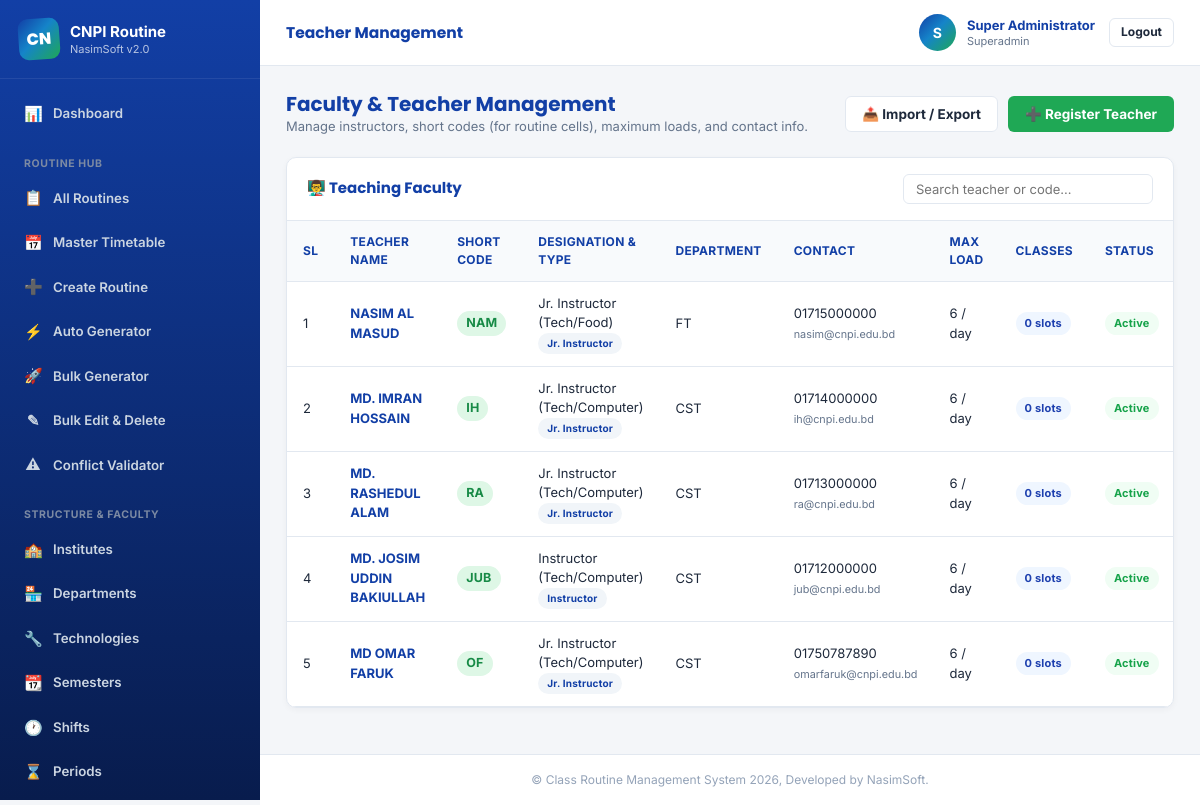
Screenshot of /admin/teachers.php (signed in) with the database file from the repository.
### tables this page shows
CREATE TABLE `teachers` (
    `id` INT AUTO_INCREMENT PRIMARY KEY,
    `name` VARCHAR(150) NOT NULL,
    `short_code` VARCHAR(30) NOT NULL UNIQUE,
    `designation` VARCHAR(100) NOT NULL,
    `department_id` INT NOT NULL,
    `phone` VARCHAR(50) NULL,
    `email` VARCHAR(120) NULL,
    `teacher_type` ENUM('Instructor', 'Jr. Instructor', 'Part-Time Teacher', 'Guest Teacher') NOT NULL DEFAULT 'Instructor',
    `max_daily_load` INT DEFAULT 6,
    `active` TINYINT(1) NOT NULL DEFAULT 1,
    `created_at` TIMESTAMP DEFAULT CURRENT_TIMESTAMP,
    `updated_at` TIMESTAMP DEFAULT CURRENT_TIMESTAMP ON UPDATE CURRENT_TIMESTAMP,
    FOREIGN KEY (`department_id`) REFERENCES `departments`(`id`) ON DELETE CASCADE,
    INDEX `idx_teacher_dept` (`department_id`),
    INDEX `idx_teacher_short` (`short_code`)
);

CREATE TABLE `departments` (
    `id` INT AUTO_INCREMENT PRIMARY KEY,
    `institute_id` INT NOT NULL,
    `name` VARCHAR(150) NOT NULL,
    `code` VARCHAR(30) NOT NULL,
    `active` TINYINT(1) NOT NULL DEFAULT 1,
    `created_at` TIMESTAMP DEFAULT CURRENT_TIMESTAMP,
    `updated_at` TIMESTAMP DEFAULT CURRENT_TIMESTAMP ON UPDATE CURRENT_TIMESTAMP,
    FOREIGN KEY (`institute_id`) REFERENCES `institutes`(`id`) ON DELETE CASCADE,
    INDEX `idx_dept_institute` (`institute_id`),
    INDEX `idx_dept_code` (`code`)
);

### admin/teachers.php (the view, shortened to what this page needs)
<?php
$db = Database::getInstance();
$teachers = $db->query("
    SELECT t.*, d.name as department_name, d.code as department_code,
           (SELECT COUNT(*) FROM group_subjects WHERE teacher_id = t.id) as assigned_subjects,
           (SELECT COUNT(*) FROM routines WHERE teacher_id = t.id) as scheduled_classes
    FROM teachers t
    LEFT JOIN departments d ON t.department_id = d.id
    ORDER BY t.id DESC
")->fetchAll();
require_once __DIR__ . '/../includes/header.php';
?>
<div style="display: flex; justify-content: space-between; align-items: center; margin-bottom: 20px;">
    <div>
        <h2 style="color: var(--navy-blue); font-size: 20px; font-weight: 700;">Faculty & Teacher Management</h2>
        <p style="color: var(--text-muted); font-size: 13px;">Manage instructors, short codes (for routine cells), maximum loads, and contact info.</p>
    </div>
    <div style="display: flex; gap: 10px;">
        <button class="btn btn-outline" onclick="App.openModal('csvModal')">&#128228; Import / Export</button>
        <button class="btn btn-accent" onclick="App.openModal('teacherModal')">&#10133; Register Teacher</button>
    </div>
</div>
<div class="card">
    <div class="card-header">
        <h3>&#128104;&#8205;&#127979; Teaching Faculty</h3>
        <input type="text" id="teacherSearch" class="form-control" placeholder="Search teacher or code..." style="max-width: 250px; padding: 6px 12px; font-size: 13px;">
    </div>
    <div class="card-body" style="padding: 0;">
        <div class="table-responsive">
            <table class="table" id="teacherTable">
                <thead>
                    <tr>
                        <th style="width: 50px;">SL</th>
                        <th>Teacher Name</th>
                        <th>Short Code</th>
                        <th>Designation & Type</th>
                        <th>Department</th>
                        <th>Contact</th>
                        <th>Max Load</th>
                        <th>Classes</th>
                        <th>Status</th>
                    </tr>
                </thead>
                <tbody>
                    <?php if (empty($teachers)): ?>
                        <tr>
                            <td colspan="10" style="text-align: center; padding: 25px; color: var(--text-muted);">No teachers registered yet.</td>
                        </tr>
                    <?php else: ?>
                        <?php foreach ($teachers as $idx => $t): ?>
                            <tr>
                                <td><?= $idx + 1 ?></td>
                                <td><strong style="color: var(--navy-blue);"><?= htmlspecialchars($t['name']) ?></strong></td>
                                <td><span class="badge badge-accent" style="font-size: 12.5px;"><?= htmlspecialchars($t['short_code']) ?></span></td>
                                <td>
                                    <div><?= htmlspecialchars($t['designation']) ?></div>
                                    <small class="badge badge-info" style="font-size: 10px;"><?= htmlspecialchars($t['teacher_type']) ?></small>
                                </td>
                                <td><?= htmlspecialchars($t['department_code'] ?? '') ?></td>
                                <td>
                                    <div><?= htmlspecialchars($t['phone'] ?: 'N/A') ?></div>
                                    <small style="color: var(--text-muted);"><?= htmlspecialchars($t['email'] ?: '') ?></small>
                                </td>
                                <td><?= $t['max_daily_load'] ?> / day</td>
                                <td><span class="badge badge-primary"><?= $t['scheduled_classes'] ?> slots</span></td>
                                <td>
                                    <span class="badge <?= $t['active'] ? 'badge-success' : 'badge-danger' ?>">
                                        <?= $t['active'] ? 'Active' : 'Inactive' ?>
                                    </span>
                                </td>
                            </tr>
                        <?php endforeach; ?>
                    <?php endif; ?>
                </tbody>
            </table>
        </div>
    </div>
</div>
<?php require_once __DIR__ . '/../includes/footer.php'; ?>

### assets/css/style.css (style rules this page uses)
:root { --navy: #123FA6; --navy-dark: #0A2A6E; --navy-soft: #1A50C9; --orange: #1FA855; --orange-dark: #178A46; --orange-light: #DEF7E6; --brand-gradient: linear-gradient(135deg, #123FA6 0%, #1584C9 45%, #1FA855 100%); --bg-light: #F4F6F9; --surface: #FFFFFF; --text-dark: #1E293B; --text-muted: #64748B; --text-faint: #94A3B8; --border-color: #E2E8F0; --success: #16A34A; --success-bg: #F0FDF4; --danger: #DC2626; --danger-bg: #FEF2F2; --warning: #D97706; --warning-bg: #FEF3C7; --info: #2563EB; --info-bg: #EFF6FF; --font-body: 'Inter', -apple-system, BlinkMacSystemFont, 'Segoe UI', Roboto, sans-serif; --font-heading: 'Poppins', var(--font-body); --font-print: 'Times New Roman', Georgia, 'Noto Serif', serif; --radius-sm: 6px; --radius: 10px; --radius-lg: 16px; --shadow-sm: 0 2px 6px rgba(15, 23, 42, 0.04); --shadow: 0 8px 24px rgba(15, 23, 42, 0.08); --shadow-lg: 0 20px 50px rgba(15, 23, 42, 0.18); --navy-blue: var(--navy); --dark-orange: var(--orange-dark); --accent: var(--orange); --border: var(--border-color); --light-gray: var(--bg-light); }
*, *::before, *::after { box-sizing: border-box; }
html { -webkit-text-size-adjust: 100%; }
body { margin: 0; font-family: var(--font-body); background: var(--bg-light); color: var(--text-dark); line-height: 1.5; -webkit-font-smoothing: antialiased; overflow-x: hidden; max-width: 100vw; }
h1, h2, h3, h4, h5, h6 { font-family: var(--font-heading); line-height: 1.25; margin: 0; }
p { margin: 0; }
button { font-family: inherit; }
.btn { display: inline-flex; align-items: center; gap: 6px; padding: 9px 16px; border-radius: var(--radius-sm); font-size: 13.5px; font-weight: 700; text-decoration: none; cursor: pointer; border: 1px solid transparent; transition: all 0.15s ease; line-height: 1.2; white-space: nowrap; }
.btn-accent, .btn-orange { background: var(--orange); color: #FFF; }
.btn-outline { border-color: var(--border-color); color: var(--text-dark); background: #FFF; }
.badge { font-size: 11px; font-weight: 700; padding: 3px 9px; border-radius: 20px; display: inline-block; letter-spacing: 0.2px; }
.badge-primary { background: var(--info-bg); color: #1E40AF; }
.badge-accent { background: var(--orange-light); color: var(--orange-dark); }
.badge-success { background: var(--success-bg); color: var(--success); }
.badge-info { background: #F1F5F9; color: var(--navy); }
.form-control, .form-select { width: 100%; padding: 10px 12px; font-size: 13.5px; font-family: inherit; color: var(--text-dark); border: 1px solid var(--border-color); border-radius: var(--radius-sm); outline: none; background: #FFF; transition: border-color 0.15s ease, box-shadow 0.15s ease; }
.card { background: var(--surface); border: 1px solid var(--border-color); border-radius: var(--radius); margin-bottom: 20px; box-shadow: var(--shadow-sm); overflow: hidden; }
.card-header { padding: 16px 20px; border-bottom: 1px solid var(--border-color); display: flex; justify-content: space-between; align-items: center; gap: 12px; flex-wrap: wrap; }
.card-header h3 { font-size: 15px; font-weight: 700; color: var(--navy); }
.card-body { padding: 20px; }
.table-responsive, .table-card { overflow-x: auto; }
.table { width: 100%; border-collapse: collapse; text-align: left; }
.table th, .table td { padding: 12px 16px; border-bottom: 1px solid var(--border-color); font-size: 13px; vertical-align: middle; }
.table th { background: #F8FAFC; color: var(--navy); font-weight: 700; font-size: 12px; text-transform: uppercase; letter-spacing: 0.3px; }
body.admin-body { display: flex; min-height: 100vh; }

### rows the page displays
teachers: name "NASIM AL MASUD", short_code "NAM", designation "Jr. Instructor (Tech/Food)", teacher_type "Jr. Instructor", department.code "FT", phone "01715000000", email "nasim@cnpi.edu.bd", max_daily_load "6", scheduled_classes "0", active "Active"
teachers: name "MD. IMRAN HOSSAIN", short_code "IH", designation "Jr. Instructor (Tech/Computer)", teacher_type "Jr. Instructor", department.code "CST", phone "01714000000", email "ih@cnpi.edu.bd", max_daily_load "6", scheduled_classes "0", active "Active"
teachers: name "MD. RASHEDUL ALAM", short_code "RA", designation "Jr. Instructor (Tech/Computer)", teacher_type "Jr. Instructor", department.code "CST", phone "01713000000", email "ra@cnpi.edu.bd", max_daily_load "6", scheduled_classes "0", active "Active"
teachers: name "MD. JOSIM UDDIN BAKIULLAH", short_code "JUB", designation "Instructor (Tech/Computer)", teacher_type "Instructor", department.code "CST", phone "01712000000", email "jub@cnpi.edu.bd", max_daily_load "6", scheduled_classes "0", active "Active"
teachers: name "MD OMAR FARUK", short_code "OF", designation "Jr. Instructor (Tech/Computer)", teacher_type "Jr. Instructor", department.code "CST", phone "01750787890", email "omarfaruk@cnpi.edu.bd", max_daily_load "6", scheduled_classes "0", active "Active"

### other values shown
mb_substr($brandName, 0, 2) "CN"
$brandName "CNPI"
$pageTitle "Teacher Management"
substr($userName, 0, 1) "S"
$userName "Super Administrator"
$userRole "Superadmin"
